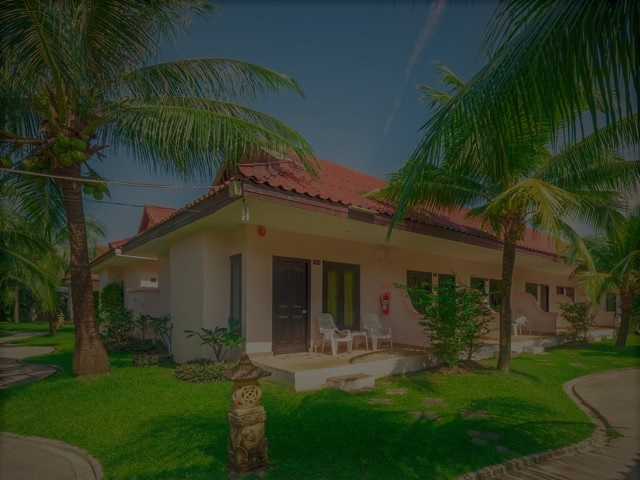
%> input picture img1.jpg, 640 x 480 px
$ octave histogram.m   (GNU Octave 9; MATLAB toolbox functions it lacks are replaced by stand-ins)
%> lines starting %> are read from the running program, lines starting %| are printed output that depends on the picture
clc;clear all;
image = imread ('img1.jpg');
%> image is the input picture: size 480x640x3 uint8; mean R, G, B 51.3, 60.5, 38.4
grayImage=rgb2gray(image);
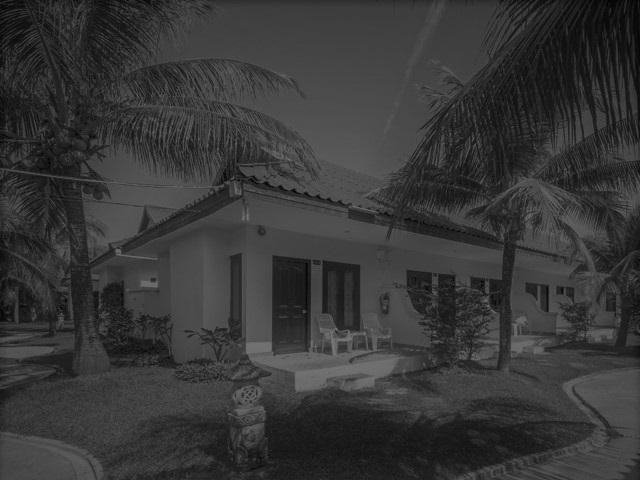
%> grayImage: size 480x640 uint8; min 2, max 122, mean 55.2

%% ==================================================================================

[eqGrayImage temp1]=histeq(grayImage);
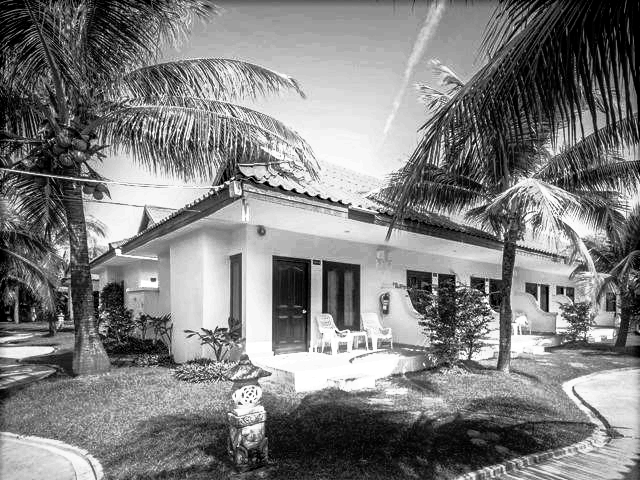
%> eqGrayImage: size 480x640 uint8; min 0, max 255, mean 127.2
%> temp1 = 256 values from 0 to 1

grayImageHist=imhist(grayImage);
%> grayImageHist = 256 values, max 7524 at index 67, min 0 at index 1, mean 1200
eqGrayImageHist=imhist(eqGrayImage);
%> eqGrayImageHist = 256 values, max 8400 at index 74, min 0 at index 2, mean 1200

ch=cumsum(grayImageHist);
%> ch = 256 values from 0 to 307200
ch2=cumsum(eqGrayImageHist);
%> ch2 = 256 values from 6770 to 307200

figure;
subplot(231);imshow(grayImage);  title('Original gray image ');
subplot(232);imhist(grayImage); title('Histogram of original image');
subplot(233);plot(ch); xlim([0 255]); title('Original cumulative distribution');

subplot(234);imshow(eqGrayImage);title('Equalized image');
subplot(235);imhist(eqGrayImage);title('Equalized histogram');
subplot(236);plot(ch2); xlim([0 255]); title('Equalized cumulative distribution');
%> after `title('Equalized cumulative distribution')`:
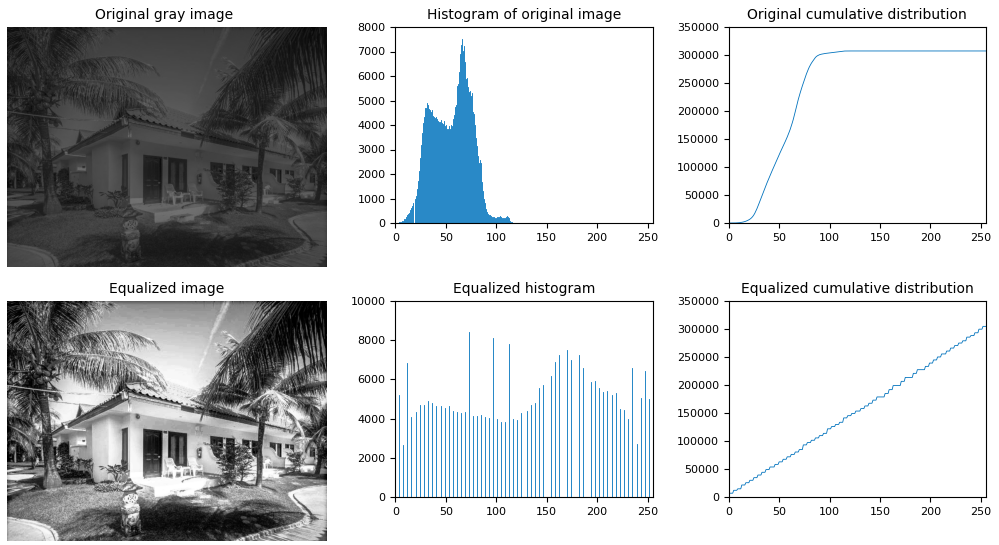
%> figure redrawn from the program's plot data, 6 panels
